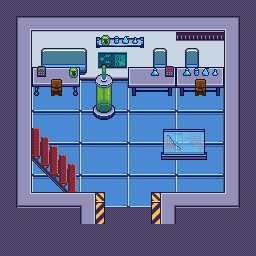

A level layout from a 2D game, rendered from its tile map. Below: a short description, then the map file with its tile-grid data intact:
An orthogonal 16x16 tile map with 16x16 px tiles, 5 tile layers (Tile Layer 6, Tile Layer 1, Tile Layer 2, Tile Layer 3, ...), 4 tilesets.

<map version="1.10" tiledversion="1.10.2" orientation="orthogonal" renderorder="right-down" width="16" height="16" tilewidth="16" tileheight="16" infinite="0" nextlayerid="7" nextobjectid="1">
 <tileset firstgid="1" source="lab1.tsx" />
 <tileset firstgid="193" source="lab2.tsx" />
 <tileset firstgid="391" source="lab3.tsx" />
 <tileset firstgid="983" source="indoor.tsx" />
 <layer id="6" name="Tile Layer 6" width="16" height="16">
  <data encoding="csv">
0,0,0,0,0,0,0,0,0,0,0,0,0,0,0,0,
0,0,0,0,0,0,0,0,0,0,0,0,0,0,0,0,
0,0,0,0,0,0,0,0,0,0,0,0,0,0,0,0,
0,0,0,0,0,0,0,0,0,0,0,0,0,0,0,0,
0,0,0,0,0,0,0,0,0,0,0,0,0,0,0,0,
0,0,0,0,0,0,0,0,0,0,0,0,0,0,0,0,
0,0,0,0,0,0,0,0,0,0,0,0,0,0,0,0,
0,0,0,0,0,0,0,0,0,0,0,0,0,0,0,0,
0,0,0,0,0,0,0,0,0,0,0,0,0,0,0,0,
0,0,0,0,0,0,0,0,0,0,0,0,0,0,0,0,
0,0,0,0,0,0,0,0,0,0,0,0,0,0,0,0,
0,0,0,0,0,0,0,0,0,0,0,0,0,0,0,0,
0,0,0,0,0,0,0,0,0,0,0,0,0,0,0,0,
0,0,0,0,0,0,146,146,146,146,0,0,0,0,0,0,
0,0,0,0,0,0,0,0,0,0,0,0,0,0,0,0,
0,0,0,0,0,0,0,0,0,0,0,0,0,0,0,0
</data>
 </layer>
 <layer id="1" name="Tile Layer 1" width="16" height="16">
  <data encoding="csv">
0,0,0,0,0,0,0,0,0,0,0,0,0,0,0,0,
0,1,3,3,3,3,3,3,3,3,3,3,3,3,5,0,
0,13,15,15,15,15,15,15,15,15,15,15,15,15,17,0,
0,13,30,31,31,32,15,15,15,30,32,30,32,15,17,0,
0,13,42,43,43,44,27,27,27,42,44,42,44,27,17,0,
0,13,311,312,313,311,312,313,311,312,313,311,312,313,17,0,
0,13,322,323,324,322,323,324,322,323,324,322,323,324,17,0,
0,13,311,312,313,311,312,313,311,312,313,311,312,313,17,0,
0,13,322,323,324,322,323,324,322,323,324,322,323,324,17,0,
0,13,311,312,313,311,312,313,311,312,313,311,312,313,17,0,
0,13,322,323,324,322,323,324,322,323,324,322,323,324,17,0,
0,13,311,312,313,311,312,313,311,312,313,311,312,313,17,0,
0,109,110,110,110,92,323,324,322,323,116,110,110,110,128,0,
0,0,0,0,0,13,0,0,0,0,17,0,0,0,0,0,
0,0,0,0,0,0,0,0,0,0,0,0,0,0,0,0,
0,0,0,0,0,0,0,0,0,0,0,0,0,0,0,0
</data>
 </layer>
 <layer id="2" name="Tile Layer 2" width="16" height="16">
  <data encoding="csv">
146,146,146,146,146,146,146,146,146,146,146,146,146,146,146,146,
146,0,0,0,0,0,0,0,0,0,0,0,0,0,0,146,
146,0,0,0,0,0,899,900,901,0,0,674,675,676,0,146,
146,0,0,0,0,0,488,489,0,0,0,0,0,0,0,146,
146,0,751,752,753,0,525,526,751,752,753,751,752,753,0,146,
146,0,714,715,716,0,0,0,788,789,790,788,789,790,0,146,
146,0,0,0,0,0,0,0,0,0,0,0,0,0,0,146,
146,0,0,0,0,0,0,0,0,0,0,0,0,0,0,146,
146,0,828,829,0,0,0,0,0,0,824,825,826,0,0,146,
146,0,865,866,867,0,0,0,0,0,861,862,863,0,0,146,
146,0,902,903,904,0,0,0,0,0,0,0,0,0,0,146,
146,0,939,940,941,0,0,0,0,0,0,0,0,0,0,146,
146,0,0,0,0,0,893,0,0,894,0,0,0,0,0,146,
146,146,146,146,146,0,930,0,0,931,0,146,146,146,146,146,
146,146,146,146,146,146,146,146,146,146,146,146,146,146,146,146,
146,146,146,146,146,146,146,146,146,146,146,146,146,146,146,146
</data>
 </layer>
 <layer id="4" name="Tile Layer 3" width="16" height="16">
  <data encoding="csv">
0,0,0,0,0,0,0,0,0,0,0,0,0,0,0,0,
0,0,0,0,0,0,0,0,0,0,0,0,0,0,0,0,
0,0,0,0,0,0,0,0,0,0,0,0,0,0,0,0,
0,0,0,0,0,0,0,0,0,0,0,0,0,0,0,0,
0,0,0,0,0,680,681,682,0,495,643,495,496,497,0,0,
0,0,0,0,0,717,718,719,0,0,0,0,0,0,0,0,
0,0,0,0,0,754,755,756,0,0,0,0,0,0,0,0,
0,0,0,0,0,791,792,793,0,0,0,0,0,0,0,0,
0,0,0,0,0,0,0,0,0,0,0,0,0,0,0,0,
0,0,0,0,0,0,0,0,0,0,0,0,0,0,0,0,
0,0,0,0,0,0,0,0,0,0,0,0,0,0,0,0,
0,0,0,0,0,0,0,0,0,0,0,0,0,0,0,0,
0,0,0,0,0,0,0,0,0,0,0,0,0,0,0,0,
0,0,0,0,0,0,0,0,0,0,0,0,0,0,0,0,
0,0,0,0,0,0,0,0,0,0,0,0,0,0,0,0,
0,0,0,0,0,0,0,0,0,0,0,0,0,0,0,0
</data>
 </layer>
 <layer id="3" name="4" width="16" height="16">
  <data encoding="csv">
0,0,0,0,0,0,0,0,0,0,0,0,0,0,0,0,
0,0,0,0,0,0,0,0,0,0,0,0,0,0,0,0,
0,0,0,0,0,0,423,496,497,0,0,0,0,0,0,0,
0,0,0,0,0,0,0,0,0,0,0,0,0,0,0,0,
0,0,645,997,423,0,0,0,0,0,0,0,997,0,0,0,
0,0,0,1004,0,0,0,0,0,0,0,0,1004,0,0,0,
0,0,0,0,0,0,0,0,0,0,0,0,0,0,0,0,
0,0,0,0,0,0,0,0,0,0,0,0,0,0,0,0,
0,0,0,0,0,0,0,0,0,0,0,0,0,0,0,0,
0,0,0,0,0,0,0,0,0,0,0,0,0,0,0,0,
0,0,0,0,0,0,0,0,0,0,0,0,0,0,0,0,
0,0,0,0,0,0,0,0,0,0,0,0,0,0,0,0,
0,0,0,0,0,0,0,0,0,0,0,0,0,0,0,0,
0,0,0,0,0,0,0,0,0,0,0,0,0,0,0,0,
0,0,0,0,0,0,0,0,0,0,0,0,0,0,0,0,
0,0,0,0,0,0,0,0,0,0,0,0,0,0,0,0
</data>
 </layer>
</map>
